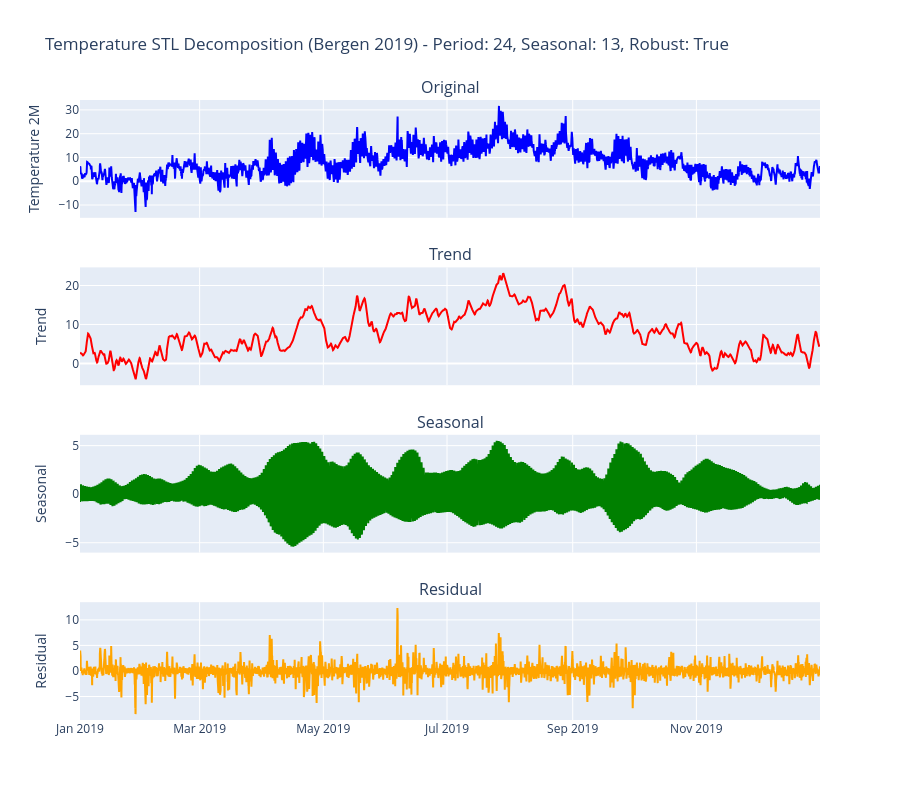

Notebook cell for this chart:
### Markdown cell above
## Seasonal-Trend decomposition using LOESS (STL)

The original test attempted an annual period using `24*365.25` which produces a non-integer seasonal period. STL requires an integer `period` and works best with a clearly expressed cycle (e.g. 24 for daily seasonality in hourly data). 

Adjustments applied:
- Period coerced to integer inside the function; validation ensures `>=2`.
- Seasonal and trend window lengths auto-adjusted to be odd (STL's LOESS windows must be odd lengths).
- For demonstration we use daily seasonality (`period=24`) and a modest seasonal smoother (`seasonal=13`) which captures sub-daily variation without overfitting.
- Annual or multi-scale seasonality could be explored with hierarchical or multiple STL passes, but that's out of scope here.

Run the cell below to view the decomposition for Bergen 2019 temperature.

### Code cell
from statsmodels.tsa.seasonal import STL
from plotly.subplots import make_subplots
import pandas as pd
import plotly.graph_objects as go

def plot_stl_decomposition(df, value_col='production_mwh', time_col='time', 
                          period=24*7, seasonal=7, trend=None, robust=True,
                          title_prefix="STL Decomposition"):
    """
    Perform STL decomposition on time series data and create an interactive plot.
    
    Parameters:
    - df: DataFrame with time series data
    - value_col: Column name containing the values to decompose
    - time_col: Column name containing datetime values
    - period: Seasonal period (must be an integer >= 2). For hourly data, use 24 for daily seasonality.
    - seasonal: Length of seasonal smoother (odd integer). If even, it's incremented to next odd.
    - trend: Length of trend smoother (odd integer) or None for auto. If even, it's incremented to next odd.
    - robust: Whether to use robust fitting (default: True)
    - title_prefix: Prefix for plot title
    
    Returns:
    - fig: Plotly figure with STL decomposition
    - stl_result: STL decomposition result object
    """
    
    # Set time as index if not already
    if time_col in df.columns:
        ts_data = df.set_index(time_col)[value_col]
    else:
        ts_data = df[value_col]
    
    # Remove any NaN values
    ts_data = ts_data.dropna()

    # Coerce and validate STL parameters
    period_int = int(round(period))
    if period_int < 2:
        raise ValueError(f"period must be >= 2, got {period}")

    def _ensure_odd(n):
        if n is None:
            return None
        n_int = int(round(n))
        return n_int if n_int % 2 == 1 else n_int + 1

    seasonal_odd = _ensure_odd(seasonal)
    trend_odd = _ensure_odd(trend)
    
    # Perform STL decomposition
    stl = STL(ts_data, period=period_int, seasonal=seasonal_odd, trend=trend_odd, robust=robust)
    stl_result = stl.fit()
    
    # Create subplots
    fig = make_subplots(
        rows=4, cols=1,
        subplot_titles=['Original', 'Trend', 'Seasonal', 'Residual'],
        shared_xaxes=True,
        vertical_spacing=0.08
    )
    
    # Original data
    fig.add_trace(
        go.Scatter(x=stl_result.observed.index, y=stl_result.observed.values,
                  mode='lines', name='Original', line=dict(color='blue')),
        row=1, col=1
    )
    
    # Trend component
    fig.add_trace(
        go.Scatter(x=stl_result.trend.index, y=stl_result.trend.values,
                  mode='lines', name='Trend', line=dict(color='red')),
        row=2, col=1
    )
    
    # Seasonal component
    fig.add_trace(
        go.Scatter(x=stl_result.seasonal.index, y=stl_result.seasonal.values,
                  mode='lines', name='Seasonal', line=dict(color='green')),
        row=3, col=1
    )
    
    # Residual component
    fig.add_trace(
        go.Scatter(x=stl_result.resid.index, y=stl_result.resid.values,
                  mode='lines', name='Residual', line=dict(color='orange')),
        row=4, col=1
    )
    
    # Update layout
    fig.update_layout(
        title=f"{title_prefix} - Period: {period_int}, Seasonal: {seasonal_odd}, Robust: {robust}",
        height=800,
        showlegend=False
    )
    
    # Update y-axis labels
    fig.update_yaxes(title_text=value_col.replace('_', ' ').title(), row=1, col=1)
    fig.update_yaxes(title_text="Trend", row=2, col=1)
    fig.update_yaxes(title_text="Seasonal", row=3, col=1)
    fig.update_yaxes(title_text="Residual", row=4, col=1)
    
    return fig, stl_result

# Test the function with Bergen temperature data (use daily seasonality)
fig_stl_temp, stl_temp_result = plot_stl_decomposition(
    df_bergen, 
    value_col='temperature_2m',
    time_col='time',
    period=24,        # Daily cycle for hourly data
    seasonal=13,      # Seasonal smoother length (odd)
    title_prefix="Temperature STL Decomposition (Bergen 2019)"
)

fig_stl_temp.show()

# Display decomposition statistics
print("STL Decomposition Results:")
print(f"Seasonal strength: {1 - stl_temp_result.resid.var() / (stl_temp_result.seasonal + stl_temp_result.resid).var():.3f}")
print(f"Trend strength: {1 - stl_temp_result.resid.var() / (stl_temp_result.trend + stl_temp_result.resid).var():.3f}")

### Figure 1 — Plotly figure (JSON) as saved in the notebook; plotly's stock layout.template omitted (floating-point values rounded to 4 significant figures; data arrays with more than 128 entries replaced by an {"elided": "..."} marker saying what was removed)
{"data": [{"line": {"color": "blue"}, "mode": "lines", "name": "Original", "type": "scatter", "x": {"elided": "8760 str values"}, "xaxis": "x", "y": {"elided": "8760 float values"}, "yaxis": "y"}, {"line": {"color": "red"}, "mode": "lines", "name": "Trend", "type": "scatter", "x": {"elided": "8760 str values"}, "xaxis": "x2", "y": {"elided": "8760 float values"}, "yaxis": "y2"}, {"line": {"color": "green"}, "mode": "lines", "name": "Seasonal", "type": "scatter", "x": {"elided": "8760 str values"}, "xaxis": "x3", "y": {"elided": "8760 float values"}, "yaxis": "y3"}, {"line": {"color": "orange"}, "mode": "lines", "name": "Residual", "type": "scatter", "x": {"elided": "8760 str values"}, "xaxis": "x4", "y": {"elided": "8760 float values"}, "yaxis": "y4"}], "layout": {"annotations": [{"font": {"size": 16}, "showarrow": false, "text": "Original", "x": 0.5, "xanchor": "center", "xref": "paper", "y": 1, "yanchor": "bottom", "yref": "paper"}, {"font": {"size": 16}, "showarrow": false, "text": "Trend", "x": 0.5, "xanchor": "center", "xref": "paper", "y": 0.73, "yanchor": "bottom", "yref": "paper"}, {"font": {"size": 16}, "showarrow": false, "text": "Seasonal", "x": 0.5, "xanchor": "center", "xref": "paper", "y": 0.46, "yanchor": "bottom", "yref": "paper"}, {"font": {"size": 16}, "showarrow": false, "text": "Residual", "x": 0.5, "xanchor": "center", "xref": "paper", "y": 0.19, "yanchor": "bottom", "yref": "paper"}], "height": 800, "showlegend": false, "title": {"text": "Temperature STL Decomposition (Bergen 2019) - Period: 24, Seasonal: 13, Robust: True"}, "xaxis": {"anchor": "y", "domain": [0, 1], "matches": "x4", "showticklabels": false}, "xaxis2": {"anchor": "y2", "domain": [0, 1], "matches": "x4", "showticklabels": false}, "xaxis3": {"anchor": "y3", "domain": [0, 1], "matches": "x4", "showticklabels": false}, "xaxis4": {"anchor": "y4", "domain": [0, 1]}, "yaxis": {"anchor": "x", "domain": [0.81, 1], "title": {"text": "Temperature 2M"}}, "yaxis2": {"anchor": "x2", "domain": [0.54, 0.73], "title": {"text": "Trend"}}, "yaxis3": {"anchor": "x3", "domain": [0.27, 0.46], "title": {"text": "Seasonal"}}, "yaxis4": {"anchor": "x4", "domain": [0, 0.19], "title": {"text": "Residual"}}}}
